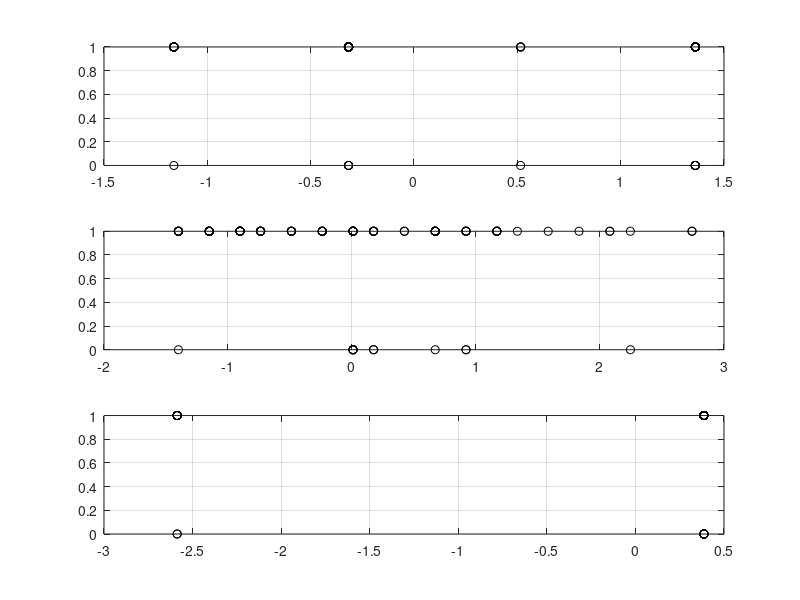
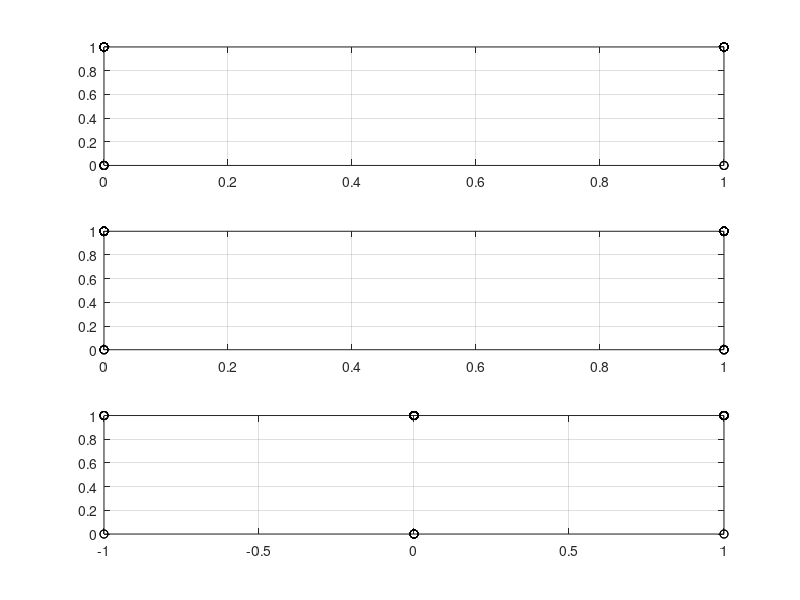
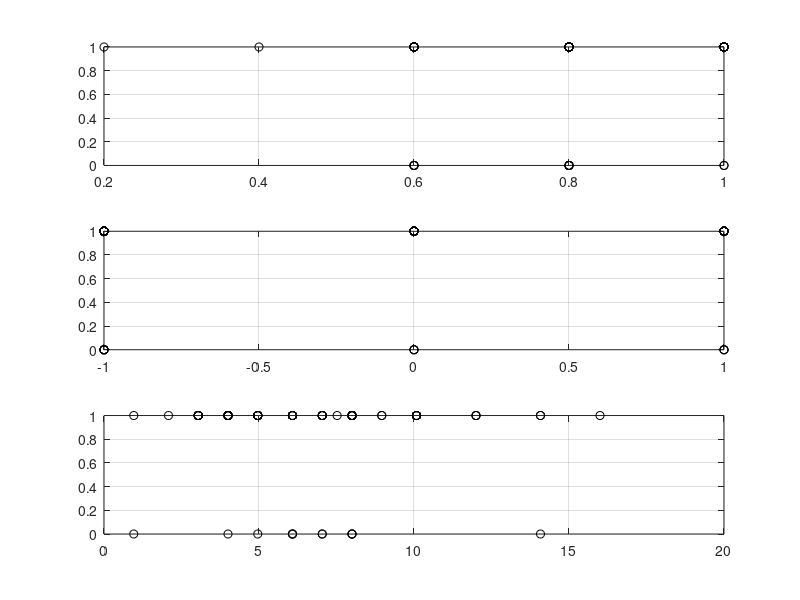

Write the MATLAB code that produced these figures, in order.
clear all;
pkg load signal;

R = dlmread("fertility_Diagnosis.csv",";");
L = 100;
x = zeros(9,L);
x(1,:) = R(:,1)'; %season: winter: -1, spring: -0.33, summer: 0.33, fall: 1 
x(2,:) = R(:,2)' * 8 + 18; %age: 18...36
x(3,:) = R(:,3)';%child diseases: yes: 0, no: 1
x(4,:) = R(:,4)';%trauma or accident: yes: 0, no: 1
x(5,:) = R(:,5)';%surgical: yes: 0, no: 1
x(6,:) = R(:,6)';%high fevers: less than three months ago: -1, more than three months ago: 0, no; 1
x(7,:) = R(:,7)';%alcohol: several times a day: 0.2, every day: 0.4, several times a week: 0.6, once a week: 0.8, hardly ever or never: 1
x(8,:) = R(:,8)';%smoking: never: -1, occasional: 0, daily: 1
x(9,:) = R(:,9)' * 16;%sitting: max 16h
y = R(:,10)';%diagnosis: normal: 1, otherwise: 0
%x1 = (0.5:0.25:5.25);
%x2 = (0.2:0.1:2.1);
%y = zeros(1,size(x1));

mean = zeros(1,9);
mean_s = zeros(1,9);
%Scaling needed for every feature vector befor merged into x
%Mean value = 0, standard deviation = 1
for i=1:9
   mean(i) = sum(x(i,:)/L);
   dev(i) = sqrt(sum((x(i,:)-mean(i)).^2)/L);
   x_s(i,:) = (x(i,:) - mean(i)) / dev(i);
   mean_s(i) = sum(x_s(i,:)/L);
   dev_s(i) = sqrt(sum((x_s(i,:)-mean_s(i)).^2)/L);
end

%theta
h = zeros(10,1);

X = zeros(L,10);

for i=1:L
   X(i,1) = 1;
   X(i,2) = x_s(1,i);
   X(i,3) = x_s(2,i);
   X(i,4) = x_s(3,i);
   X(i,5) = x_s(4,i);
   X(i,6) = x_s(5,i);
   X(i,7) = x_s(6,i);
   X(i,8) = x_s(7,i);
   X(i,9) = x_s(8,i);
   X(i,10) = x_s(9,i);   
end

beta = 0.0002;
lambda = [0.0; 0.0; 0.0; 0.0; 0.0; 0.0; 0.0; 0.0; 0.0; 0.0;];
%lambda = [0.0; 0.0; 0.0;];

% Bayes estimation
for i=1:500
  h = h - beta * ((X' * X * h) - (X' * y') + (lambda * h' * h ));
end

% Regression result
Y_r = X * h;

p = zeros(1,9);
p(1) = -1; %season: winter: -1, spring: -0.33, summer: 0.33, fall: 1 
p(2) = 36; %age: 18...36
p(3) = 0; %child diseases: yes: 0, no: 1
p(4) = 1; %trauma or accident: yes: 0, no: 1
p(5) = 1; %surgical: yes: 0, no: 1
p(6) = 1; %high fevers: less than three months ago: -1, more than three months ago: 0, no; 1
p(7) = 1; %alcohol: several times a day: 0.2, every day: 0.4, several times a week: 0.6, once a week: 0.8, hardly ever or never: 1
p(8) = -1; %smoking: never: -1, occasional: 0, daily: 1
p(9) = 1; %sitting: max 16h

p_s(1) = 1;
for i=2:10
   p_s(i) = (p(i-1) - mean(i-1)) / dev(i-1);
end

Y_p = p_s * h;
Y_p = min(Y_p,1);

figure(1)
clf
subplot(3,1,1)
plot(x_s(1,:),y,'ok')
%plot((x_s(1,:) * dev(1)) + mean(1), Y_r, 'k');
%plot(x_s(1,:),y,'ok')
%axis([0 0.2 0 1.2])
%ylabel('Input signal')
%xlabel('Time in s','fontweight','normal','FontName','Arial', 'FontSize',10)
%title('Input signal','fontweight','normal','FontName','Arial', 'FontSize',12)
grid on
subplot(3,1,2)
plot(x_s(2,:),y,'ok')
%plot((x_s(2,:) * dev(2)) + mean(2), Y_r, 'k');
%plot((x_s(1,:) * dev(1)) + mean(1), Y_r, 'k');
%plot(x(1,:), Y_r, 'k');
%axis([0 0.2 0 1.2])
%ylabel('Input signal')
%xlabel('Time in s','fontweight','normal','FontName','Arial', 'FontSize',10)
%title('Input signal','fontweight','normal','FontName','Arial', 'FontSize',12)
grid on
subplot(3,1,3)
plot(x_s(3,:),y,'ok')
%axis([0 0.2 0 1.2])
%ylabel('Input signal')
%xlabel('Time in s','fontweight','normal','FontName','Arial', 'FontSize',10)
%title('Input signal','fontweight','normal','FontName','Arial', 'FontSize',12)
grid on

figure(2)
subplot(3,1,1)
plot(x(4,:),y,'ok')
%axis([0 0.2 0 1.2])
%ylabel('Input signal')
%xlabel('Time in s','fontweight','normal','FontName','Arial', 'FontSize',10)
%title('Input signal','fontweight','normal','FontName','Arial', 'FontSize',12)
grid on
subplot(3,1,2)
plot(x(5,:),y,'ok')
%axis([0 0.2 0 1.2])
%ylabel('Input signal')
%xlabel('Time in s','fontweight','normal','FontName','Arial', 'FontSize',10)
%title('Input signal','fontweight','normal','FontName','Arial', 'FontSize',12)
grid on
subplot(3,1,3)
plot(x(6,:),y,'ok')
%axis([0 0.2 0 1.2])
%ylabel('Input signal')
%xlabel('Time in s','fontweight','normal','FontName','Arial', 'FontSize',10)
%title('Input signal','fontweight','normal','FontName','Arial', 'FontSize',12)
grid on

figure(3)
subplot(3,1,1)
plot(x(7,:),y,'ok')
%axis([0 0.2 0 1.2])
%ylabel('Input signal')
%xlabel('Time in s','fontweight','normal','FontName','Arial', 'FontSize',10)
%title('Input signal','fontweight','normal','FontName','Arial', 'FontSize',12)
grid on
subplot(3,1,2)
plot(x(8,:),y,'ok')
%axis([0 0.2 0 1.2])
%ylabel('Input signal')
%xlabel('Time in s','fontweight','normal','FontName','Arial', 'FontSize',10)
%title('Input signal','fontweight','normal','FontName','Arial', 'FontSize',12)
grid on
subplot(3,1,3)
plot(x(9,:),y,'ok')
%axis([0 0.2 0 1.2])
%ylabel('Input signal')
%xlabel('Time in s','fontweight','normal','FontName','Arial', 'FontSize',10)
%title('Input signal','fontweight','normal','FontName','Arial', 'FontSize',12)
grid on
%{
figure(2)
clf
subplot(2,1,1)
%plot(x1,Y_r,'k')
plot((x_s1 * dev1) + mean1,Y_r,'k')
%axis([0 0.2 0 1.2])
%ylabel('Input signal')
%xlabel('Time in s','fontweight','normal','FontName','Arial', 'FontSize',10)
%title('Input signal','fontweight','normal','FontName','Arial', 'FontSize',12)
grid on
subplot(2,1,2)
%plot(x2,Y_r,'k')
plot((x_s2 * dev2) + mean2,Y_r,'k')
%axis([0 0.2 0 1.2])
%ylabel('Input signal')
%xlabel('Time in s','fontweight','normal','FontName','Arial', 'FontSize',10)
%title('Input signal','fontweight','normal','FontName','Arial', 'FontSize',12)
grid on
%}

